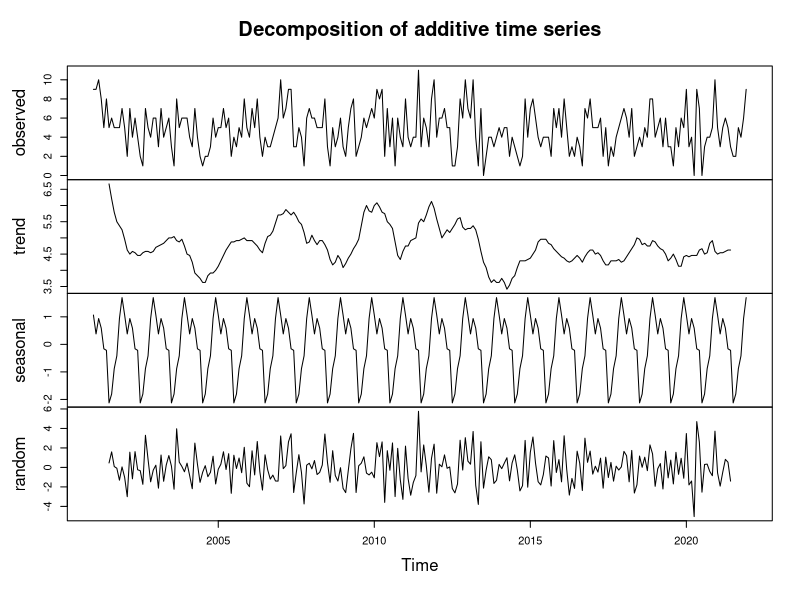
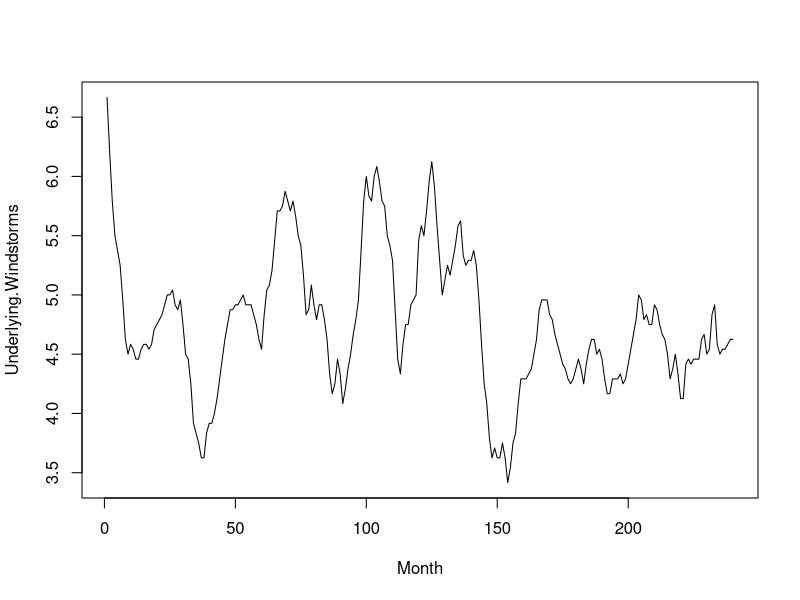
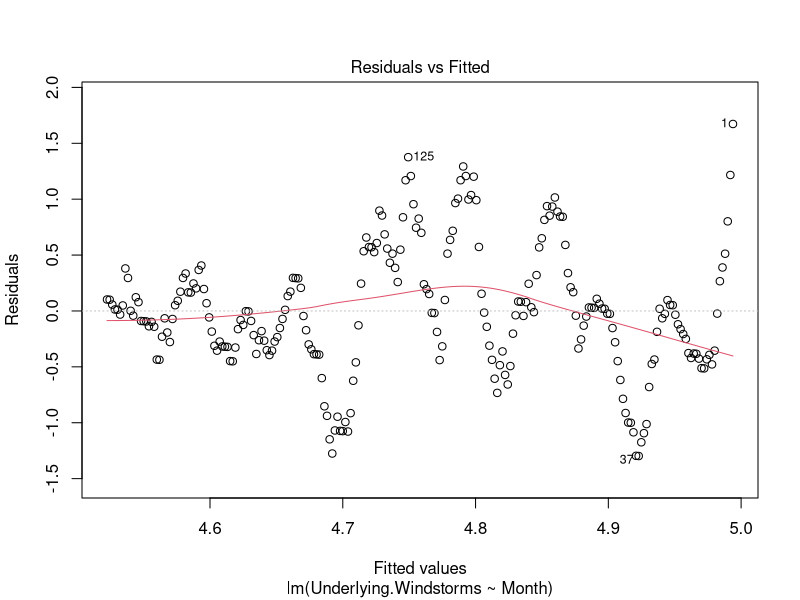
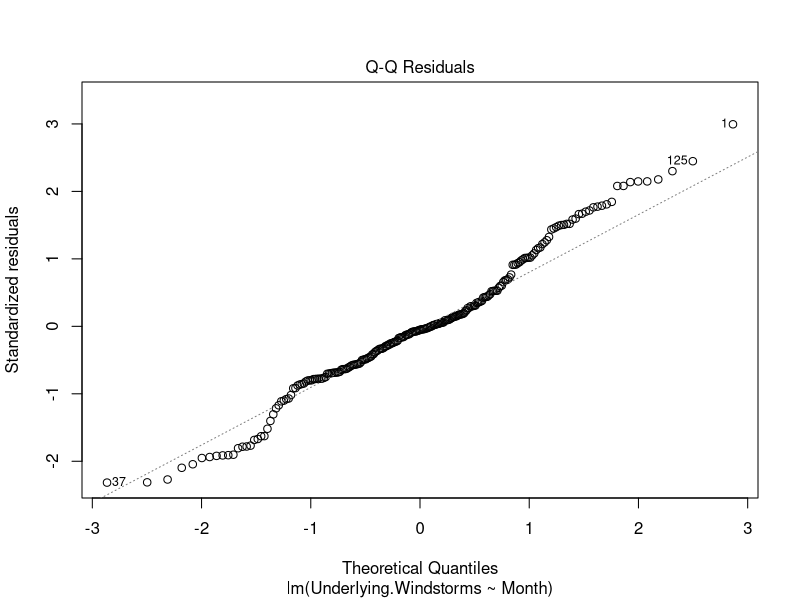
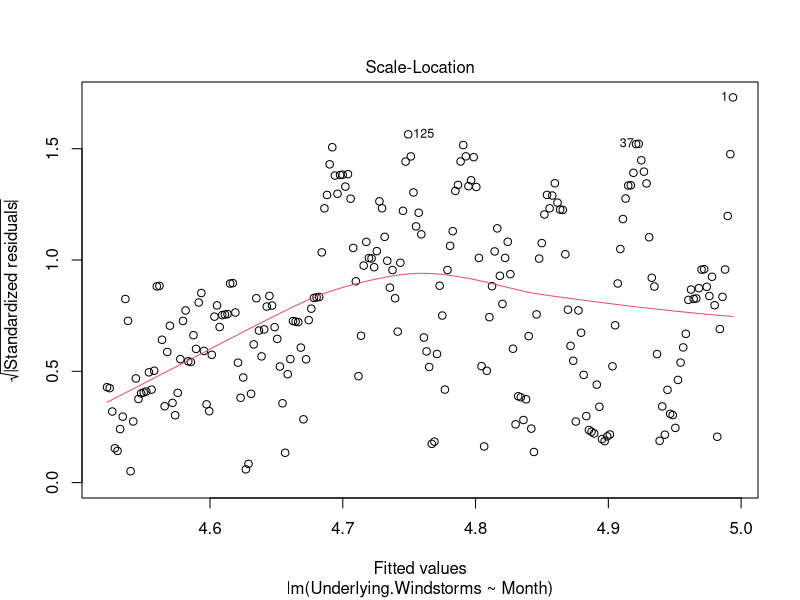
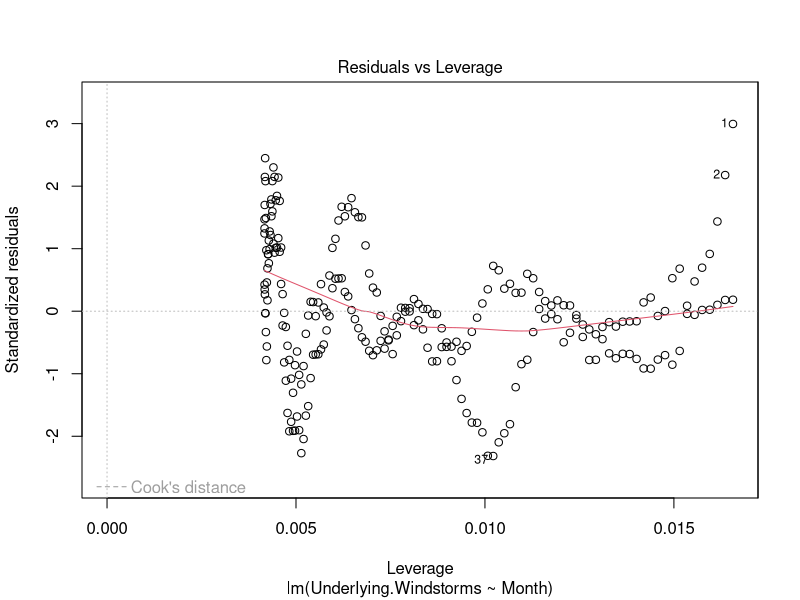
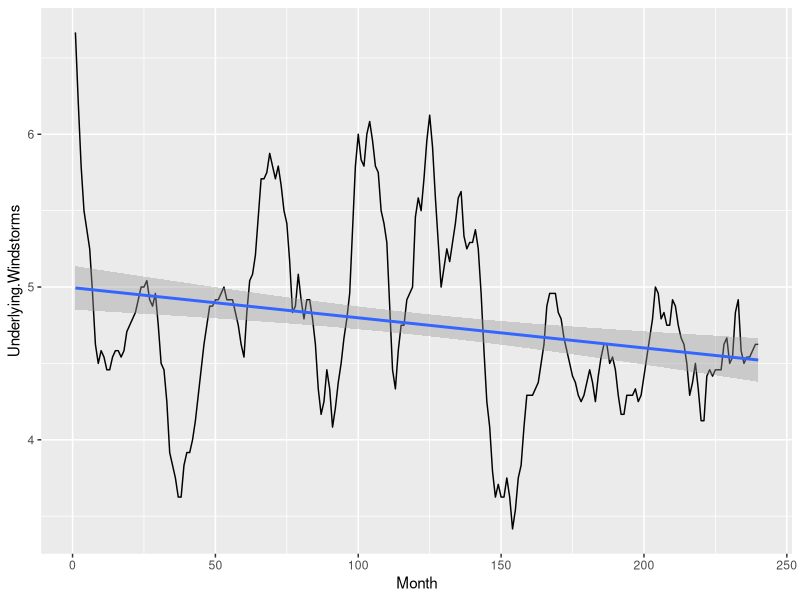
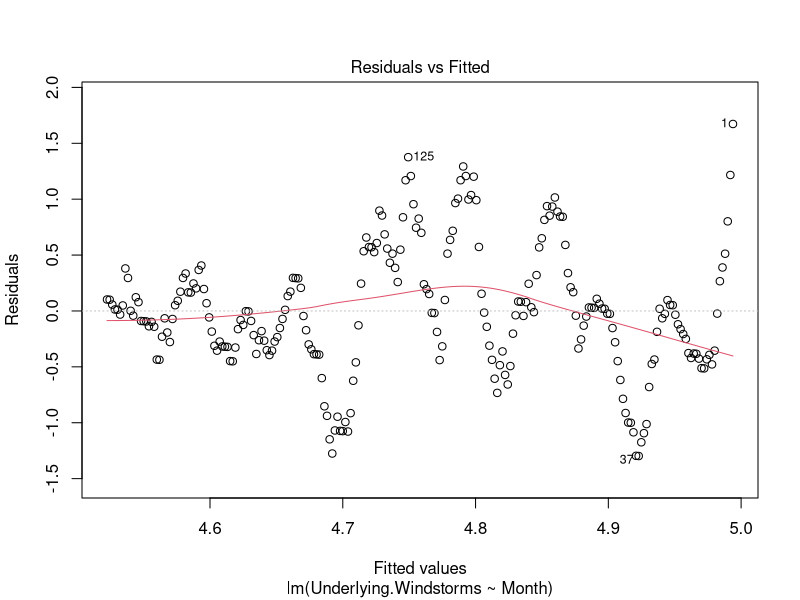

Here is the R script that generated these plots, in order:
## ---- chunk 1
knitr::opts_chunk$set(echo = FALSE)
## ---- chunk 2
# install.packages("forecast")
# install.packages("zoo")
# install.packages("xts")
## ---- chunk 3
options(warn = -1)

Wind <- read.csv("full_monthly_storms.csv")
Wind$Month.1 <- as.factor(Wind$Month.1)
names(Wind) <- c("Month", "Windstorms", "Month.Name")
head(Wind)
## ---- chunk 4
options(warn = -1)

decomposed <- decompose(ts(Wind$Windstorms, frequency = 12, start = c(2001, 1)))
plot(decomposed)

Underlying.Wind <- data.frame(Month = seq(1, 240, 1), Underlying.Windstorms = na.omit(decomposed$trend))
plot(Underlying.Wind, type = 'l')
## ---- chunk 5
options(warn = -1)
library(ggplot2)

Underlying.Wind.lm <- lm(Underlying.Windstorms ~ Month, data = Underlying.Wind)
summary(Underlying.Wind.lm)
plot(Underlying.Wind.lm)

ggplot(data = Underlying.Wind, aes(x = Month, y = Underlying.Windstorms)) + geom_line() + stat_smooth(method = "lm")
## ---- chunk 6
options(warn = -1)

wind.lm <- lm(Windstorms ~ Month, data = Wind)
summary(wind.lm)
plot(Underlying.Wind.lm)
## ---- chunk 7
options(warn = -1)

y <- Wind$Windstorms

create.lags.df <- function(lags, y){
  df <- data.frame(y = y)
  for (i in 1:lags){
    index <- i + 1
    lag <- c(rep(NA, i), y[length(y):index])
    df <- cbind(df, lag)
  }
  names <- c("y")
  for (i in 1:lags){
    names <- c(names, paste("Lag", i, sep = ""))
  }
  names(df) <- names
  return(df)
}

months <- 36

df <- create.lags.df(months, y)
df <- na.omit(df)

lm.two.year <- lm(y ~ ., data = df)
summary(lm.two.year)
plot(lm.two.year)

preds <- predict(lm.two.year, type = "response")
sqrt(mean((preds - df$y)^2))

lm.aic <- step(lm.two.year, trace = 0, direction = c("both"))

summary(lm.aic)
plot(lm.aic)

preds <- predict(lm.aic, type = "response")
sqrt(mean((preds - df$y)^2))

plot(Wind$Month, Wind$Windstorms, type = "l")
lines(c(rep(NA, months), fitted(lm.aic)), col = "blue")
## ---- chunk 8
options(warn = -1)

y <- Wind$Windstorms

create.lags.df <- function(lags, y){
  df <- data.frame(y = y)
  for (i in 1:lags){
    index <- i + 1
    lag <- c(rep(NA, i), y[length(y):index])
    df <- cbind(df, lag)
  }
  names <- c("y")
  for (i in 1:lags){
    names <- c(names, paste("Lag", i, sep = ""))
  }
  names(df) <- names
  return(df)
}

months <- 36

df <- create.lags.df(months, y)
df <- na.omit(df)

train.index <- seq(1, round(nrow(df) * .8), 1)
df.train <- df[train.index,]
df.test <- df[-train.index,]

lm.two.year <- lm(y ~ ., data = df.train)
summary(lm.two.year)
plot(lm.two.year)

preds <- predict(lm.two.year, newdata = df.test, type = "response")
sqrt(mean((preds - df.test$y)^2))

lm.aic <- step(lm.two.year, trace = 0, direction = c("both"))

summary(lm.aic)
plot(lm.aic)

preds <- predict(lm.aic, newdata = df.test, type = "response")
sqrt(mean((preds - df.test$y)^2))

plot(Wind$Month, Wind$Windstorms, type = "l")
lines(c(rep(NA, months), fitted(lm.aic)), col = "blue")
## ---- chunk 9
options(warn = -1)

train <- Wind[1:209,]
test <- Wind[210:nrow(Wind),]

train

wind.lm <- lm(Windstorms ~ Month, data = train)
summary(wind.lm)
plot(wind.lm)

preds <- predict(wind.lm, newdata = test, type = "response")
sqrt(mean((preds - test$Windstorms)^2))
## ---- chunk 10
options(warn = -1)

y <- Wind$Windstorms

create.lags.df <- function(lags, y){
  df <- data.frame(y = y)
  for (i in 1:lags){
    index <- i + 1
    lag <- c(rep(NA, i), y[length(y):index])
    df <- cbind(df, lag)
  }
  names <- c("y")
  for (i in 1:lags){
    names <- c(names, paste("Lag", i, sep = ""))
  }
  names(df) <- names
  return(df)
}

months <- 36

df <- create.lags.df(months, y)
df <- na.omit(df)

train.index <- seq(1, round(nrow(df) * .8), 1)
df.train <- df[train.index,]
df.test <- df[-train.index,]

lm.two.year <- glm(y ~ ., data = df.train, family = "poisson")
summary(lm.two.year)
plot(lm.two.year)

preds <- predict(lm.two.year, newdata = df.test, type = "response")
sqrt(mean((preds - df.test$y)^2))

lm.aic <- step(lm.two.year, trace = 0, direction = c("both"))
summary(lm.aic)
plot(lm.aic)

preds <- predict(lm.aic, newdata = df.test, type = "response")
sqrt(mean((preds - df.test$y)^2))

plot(Wind$Month, Wind$Windstorms, type = "l")
lines(c(rep(NA, months), fitted(lm.aic)), col = "blue")
## ---- chunk 11
options(warn = -1)

library(forecast)
library(zoo)
library(xts)

options(xts.warn_dplyr_breaks_lag = FALSE)

windTS <- decompose(ts(Wind$Windstorms, frequency = 12, start = c(2001, 1)))
plot(windTS$trend, type = "l", lwd = 3, col = "blue", xlab = 'Month', ylab = 'Count', main = 'Number of Storms Per Month')
abline(lm(windTS$trend ~ index(windTS$trend)), col = "red", lwd = 2)

trend = windTS$trend
fit <- auto.arima(trend)
print(fit)
## ---- chunk 12
options(warn = -1)

library(forecast)
library(zoo)
library(xts)

options(xts.warn_dplyr_breaks_lag = FALSE)

# Create the data frame
Wind <- data.frame(
  Month = Wind$Month,
  Windstorms = Wind$Windstorms,
  Month.Name = factor(c("Jan", "Feb", "Mar", "Apr", "May", "Jun"))
)

# Convert the Month column to a Date object
Wind$Month <- as.Date(paste(Wind$Month, "01", sep = "-"), format = "%Y-%m-%d")

# Convert the data to a time series object
Wind_ts <- ts(Wind$Windstorms, frequency = 12, start = c(2001, 1))

# Decompose the time series into its components
windTS <- decompose(Wind_ts)

# Plot the trend component
plot(windTS$trend, type = "l", lwd = 3, col = "blue", xlab = 'Month', ylab = 'Count', main = 'Number of Storms Per Month')
abline(lm(windTS$trend ~ index(windTS$trend)), col = "red", lwd = 2)
summary(lm(windTS$trend ~ index(windTS$trend)))
